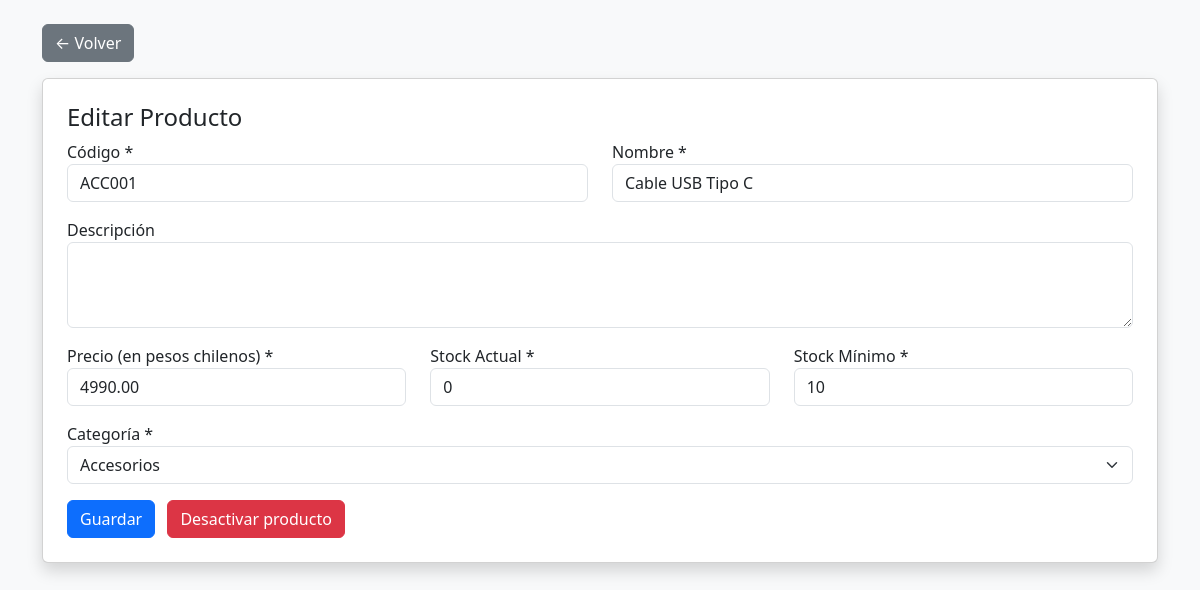
The page /producto_form.php?id=1 (signed in) on the database its author committed.
### tables this page shows
CREATE TABLE `productos` (
  `id_producto` int(11) NOT NULL,
  `codigo` varchar(20) DEFAULT NULL,
  `nombre` varchar(100) DEFAULT NULL,
  `descripcion` varchar(255) DEFAULT NULL,
  `precio` decimal(10,2) DEFAULT NULL CHECK (`precio` >= 0),
  `stock_actual` int(11) DEFAULT NULL CHECK (`stock_actual` >= 0),
  `stock_minimo` int(11) DEFAULT NULL CHECK (`stock_minimo` >= 0),
  `estado` tinyint(4) DEFAULT 1,
  `id_categoria` int(11) DEFAULT NULL
);

CREATE TABLE `categorias` (
  `id_categoria` int(11) NOT NULL,
  `nombre` varchar(50) DEFAULT NULL,
  `descripcion` varchar(100) DEFAULT NULL,
  `estado` tinyint(4) DEFAULT 1
);

### producto_form.php (the view, shortened to what this page needs)
<?php
require 'conexion.php';
$producto = [
    'id_producto' => '',
    'codigo' => '',
    'nombre' => '',
    'descripcion' => '',
    'precio' => '',
    'stock_actual' => '',
    'stock_minimo' => '',
    'id_categoria' => ''
];
$modo = "Crear";
if (isset($_GET['id'])) {
    $stmt = $pdo->prepare("SELECT * FROM productos WHERE id_producto = ?");
    $stmt->execute([$_GET['id']]);
    $producto = $stmt->fetch();
    $modo = "Editar";
}
$categorias = $pdo->query("SELECT * FROM categorias WHERE estado = 1")->fetchAll();
?>
<!DOCTYPE html>
<html lang="es">
<head>
    <link href="https://cdn.jsdelivr.net/npm/bootstrap@5.3.0/dist/css/bootstrap.min.css" rel="stylesheet">
</head>
<body class="bg-light">
<div class="container mt-4">
    <a href="index.php" class="btn btn-secondary mb-3">← Volver</a>
    <div class="card shadow p-4">
        <h4><?= $modo ?> Producto</h4>
        <form method="POST" id="formProducto" onsubmit="return validarProducto()">
            <div class="row">
                <div class="col-md-6 mb-3">
                    <label>Código *</label>
                    <input type="text" name="codigo" id="codigo" class="form-control"
                           value="<?= $producto['codigo'] ?>" required>
                </div>
                <div class="col-md-6 mb-3">
                    <label>Nombre *</label>
                    <input type="text" name="nombre" class="form-control"
                           value="<?= $producto['nombre'] ?>" required>
                </div>
            </div>
            <div class="mb-3">
                <label>Descripción</label>
                <textarea name="descripcion" class="form-control" rows="3"><?= $producto['descripcion'] ?></textarea>
            </div>
            <div class="row">
                <div class="col-md-4 mb-3">
                    <label>Precio (en pesos chilenos) *</label>
                    <input type="number" name="precio" id="precio" class="form-control"
                           step="1" min="0" value="<?= $producto['precio'] ?>" required>
                </div>
                <div class="col-md-4 mb-3">
                    <label>Stock Actual *</label>
                    <input type="number" name="stock_actual" id="stock_actual" class="form-control"
                           min="0" value="<?= $producto['stock_actual'] ?>" required>
                </div>
                <div class="col-md-4 mb-3">
                    <label>Stock Mínimo *</label>
                    <input type="number" name="stock_minimo" id="stock_minimo" class="form-control"
                           min="0" value="<?= $producto['stock_minimo'] ?>" required>
                </div>
            </div>
            <div class="mb-3">
                <label>Categoría *</label>
                <select name="id_categoria" class="form-select" required>
                    <?php foreach ($categorias as $c): ?>
                        <option value="<?= $c['id_categoria'] ?>"
                            <?= ($producto['id_categoria']==$c['id_categoria'])?'selected':'' ?>>
                            <?= $c['nombre'] ?>
                        </option>
                    <?php endforeach; ?>
                </select>
            </div>
            <button type="submit" class="btn btn-primary">Guardar</button>
            <?php if ($producto['id_producto']): ?>
                <button type="submit" name="accion" value="desactivar" class="btn btn-danger ms-2"
                        onclick="return confirm('¿Seguro que deseas desactivar este producto?')">
                    Desactivar producto
                </button>
            <?php endif; ?>
        </form>
    </div>
</div>
</body>
</html>

### rows shown on the page
productos: codigo "ACC001", nombre "Cable USB Tipo C", precio "4990.00", stock_actual "0", stock_minimo "10", id_categoria "Accesorios"

### other values the page prints
$modo "Editar"
